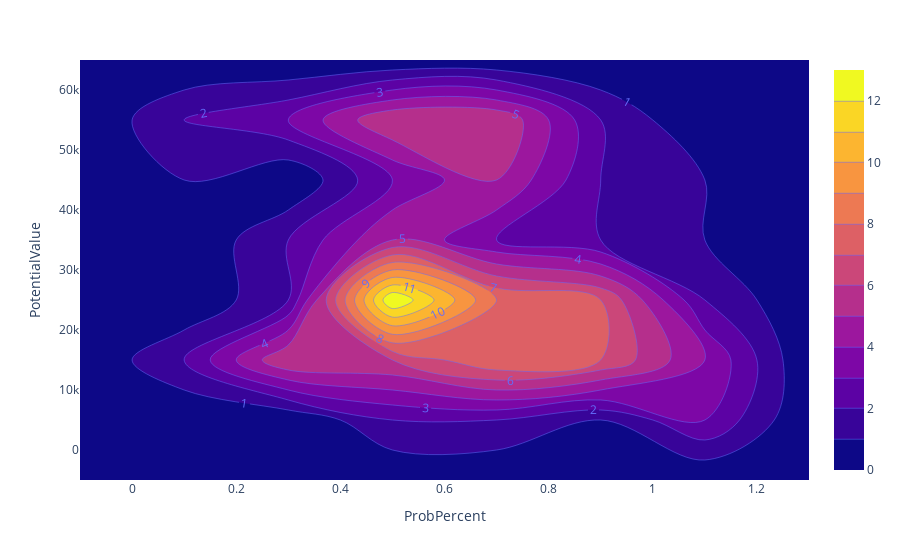

Source (notebook cell):
### Markdown cell above
# right top

### Code cell
marginals = ["rug", "histogram", "violin", "box"]


def build_graphBB1(dff,x_axis, y_axis,mode,trendline, marginal_sel,color,facet):
    if marginal_sel == "None": marginal_sel = None
    if color == "None": color = None
    if facet == "None": facet = None
    
    if trendline == "Ordinary Least Squares Regression": trendline = 'ols'
    elif trendline == "Locally Weighted Smoothing": trendline = 'lowess'
    

    fig = go.Figure()
    if mode == "Scatter":
        fig = px.scatter(dff, x=x_axis, y=y_axis, color=color, facet_col=facet, facet_col_wrap=3,
                        marginal_y=marginal_sel, marginal_x=marginal_sel, trendline="ols")
    if mode == "Heat":
        fig = px.density_heatmap(dff, x=x_axis, y=y_axis, marginal_x=marginal_sel, marginal_y=marginal_sel)
    if mode == "Density":
        #fig = px.density_contour(df, x="total_bill", y="tip", marginal_x=marginal_x, marginal_y=marginal_y)
        fig = px.density_contour(dff, x=x_axis, y=y_axis, color=color, marginal_x=marginal_sel,
                                 marginal_y=marginal_sel, trendline=trendline)
    if mode == "Density Fill":
        fig = px.density_contour(dff, x=x_axis, y=y_axis)
        fig.update_traces(contours_coloring="fill", contours_showlabels = True)
    
    
    fig.update_layout(
            #margin=dict(l=0, r=0, t=0, b=0),
            #paper_bgcolor="lightcyan",
            #plot_bgcolor='gainsboro' #gainsboro, lightsteelblue lightsalmon lightgreen lightpink lightcyan lightblue black
        )
    
    fig.show()
    

build_graphBB1(dff,"ProbPercent","PotentialValue","Density Fill","Ordinary Least Squares Regression","rug","Stage","New")

### Figure 1 — Plotly figure (JSON) as saved in the notebook; plotly's stock layout.template omitted (floating-point values rounded to 4 significant figures)
{"data": [{"contours": {"coloring": "fill", "showlabels": true}, "hoverlabel": {"namelength": 0}, "hovertemplate": "ProbPercent=%{x}<br>PotentialValue=%{y}<br>count=%{z}", "legendgroup": "", "line": {"color": "#636efa"}, "name": "", "showlegend": false, "type": "histogram2dcontour", "x": [0.75, 0.75, 0.25, 0.9, 0.75, 1, 0.75, 0.8, 0.5, 0.75, 0.75, 0.5, 1, 0.5, 0.25, 0.5, 0.5, 1, 0.9, 0.5, 0.3, 0.1, 0.5, 0.1, 0.1, 0.8, 0.9, 0.3, 0.3, 0.4, 0.3, 0.75, 0.5, 0.5, 1, 0.6, 0.5, 0.75, 0.2, 0.9, 0.5, 0.5, 0.9, 0.7, 1, 0.75, 0.5, 0.65, 0.6, 0.2, 0.9, 0.6, 1, 0.5, 0.5, 0.5, 0.5, 0.75, 0.95, 0.8, 0.5, 0.5, 0.5, 0.75, 0.75, 0.25, 0.75, 0.99, 0.8, 0.5, 0.75, 0.25, 0.5, 0.5, 0.5, 1, 0.75, 0.75, 0.5, 0.5, 1, 0.5, 0.75, 0.5, 0.99, 1, 0.75, 0.6, 1, 0.1, 0.25, 0.5, 0.75, 0.75, 0.75, 0.75, 0.9, 0.9, 0.9, 0.2, 0.6, 0.1, 0.2, 0.9, 0.4, 0.8, 0.4, 0.9, 0.6, 0.5, 0.6, 0.6, 1, 0.8, 0.8, 0.5, 0.5], "xaxis": "x", "xbingroup": "x", "y": [7753, 45000, 10000, 27500, 18000, 11040, 44226, 23000, 21000, 14840, 20000, 12000, 7000, 25000, 10000, 10000, 20000, 7500, 50000, 50000, 50000, 10000, 20000, 10000, 50000, 2000, 10000, 10000, 12000, 20000, 25000, 15000, 13000, 45000, 24000, 10000, 37000, 50000, 20000, 25000, 10000, 30000, 20000, 35000, 30000, 50000, 50000, 20000, 20000, 35000, 15000, 40000, 7500, 20000, 8000, 8000, 10000, 21000, 10000, 10000, 50000, 50000, 45000, 20000, 50000, 15000, 30000, 20000, 40000, 50000, 50000, 50000, 50000, 20000, 24700, 45000, 40000, 50000, 35000, 28000, 25000, 20000, 32000, 25000, 30000, 16000, 25000, 22000, 16373, 50000, 16000, 40000, 10000, 10000, 5000, 50000, 10000, 25000, 20000, 30000, 40000, 40000, 50000, 30000, 30000, 47035, 20000, 10000, 16290, 10000, 20000, 10000, 15000, 50000, 15000, 20000, 30000], "yaxis": "y", "ybingroup": "y"}], "layout": {"legend": {"tracegroupgap": 0}, "margin": {"t": 60}, "xaxis": {"anchor": "y", "domain": [0, 1], "title": {"text": "ProbPercent"}}, "yaxis": {"anchor": "x", "domain": [0, 1], "title": {"text": "PotentialValue"}}}}
